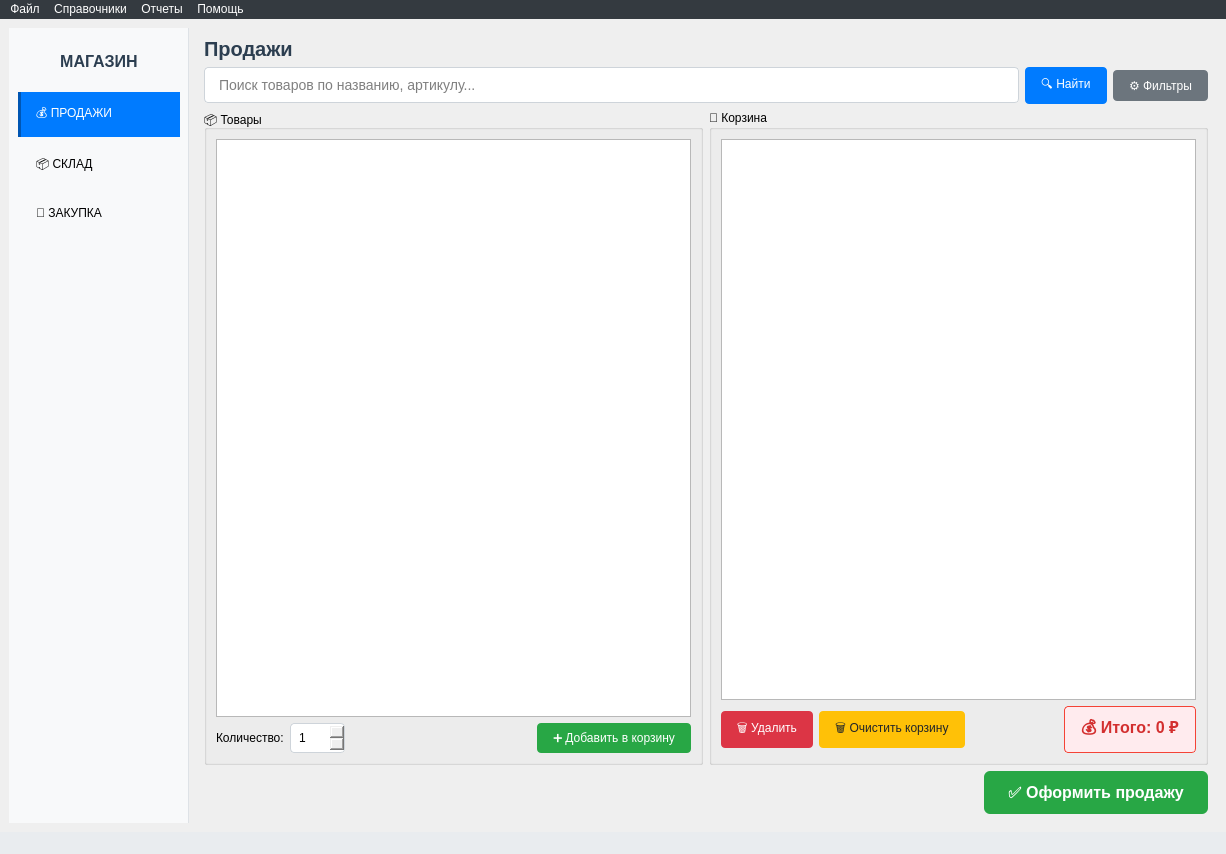
<?xml version="1.0" encoding="UTF-8"?>
<ui version="4.0">
 <class>MainWindow</class>
 <widget class="QMainWindow" name="MainWindow">
  <property name="geometry">
   <rect>
    <x>0</x>
    <y>0</y>
    <width>1226</width>
    <height>854</height>
   </rect>
  </property>
  <property name="windowTitle">
   <string>Магазин - Система продаж</string>
  </property>
  <widget class="QWidget" name="centralwidget">
   <layout class="QHBoxLayout" name="mainLayout">
    <item>
     <widget class="QWidget" name="navPanel" native="true">
      <property name="minimumSize">
       <size>
        <width>180</width>
        <height>0</height>
       </size>
      </property>
      <property name="maximumSize">
       <size>
        <width>200</width>
        <height>16777215</height>
       </size>
      </property>
      <property name="styleSheet">
       <string notr="true">QWidget#navPanel {
    background-color: #f8f9fa;
    border-right: 1px solid #dee2e6;
}</string>
      </property>
      <layout class="QVBoxLayout" name="navLayout">
       <item>
        <widget class="QLabel" name="appTitle">
         <property name="styleSheet">
          <string notr="true">font-size: 16px; font-weight: bold; color: #2c3e50; padding: 15px;</string>
         </property>
         <property name="text">
          <string>МАГАЗИН</string>
         </property>
         <property name="alignment">
          <set>Qt::AlignCenter</set>
         </property>
        </widget>
       </item>
       <item>
        <widget class="QPushButton" name="sales">
         <property name="styleSheet">
          <string notr="true">QPushButton {
    text-align: left;
    padding: 12px 15px;
    border: none;
    border-left: 3px solid transparent;
}
QPushButton:hover {
    background-color: #e9ecef;
}
QPushButton:checked {
    background-color: #007bff;
    color: white;
    border-left: 3px solid #0056b3;
}</string>
         </property>
         <property name="text">
          <string>💰 ПРОДАЖИ</string>
         </property>
         <property name="checkable">
          <bool>true</bool>
         </property>
         <property name="checked">
          <bool>true</bool>
         </property>
        </widget>
       </item>
       <item>
        <widget class="QPushButton" name="storage">
         <property name="styleSheet">
          <string notr="true">QPushButton {
    text-align: left;
    padding: 12px 15px;
    border: none;
    border-left: 3px solid transparent;
}
QPushButton:hover {
    background-color: #e9ecef;
}
QPushButton:checked {
    background-color: #007bff;
    color: white;
    border-left: 3px solid #0056b3;
}</string>
         </property>
         <property name="text">
          <string>📦 СКЛАД</string>
         </property>
         <property name="checkable">
          <bool>true</bool>
         </property>
        </widget>
       </item>
       <item>
        <widget class="QPushButton" name="purchase">
         <property name="styleSheet">
          <string notr="true">QPushButton {
    text-align: left;
    padding: 12px 15px;
    border: none;
    border-left: 3px solid transparent;
}
QPushButton:hover {
    background-color: #e9ecef;
}
QPushButton:checked {
    background-color: #007bff;
    color: white;
    border-left: 3px solid #0056b3;
}</string>
         </property>
         <property name="text">
          <string>🛒 ЗАКУПКА</string>
         </property>
         <property name="checkable">
          <bool>true</bool>
         </property>
        </widget>
       </item>
       <item>
        <spacer name="navSpacer">
         <property name="orientation">
          <enum>Qt::Vertical</enum>
         </property>
         <property name="sizeHint" stdset="0">
          <size>
           <width>20</width>
           <height>40</height>
          </size>
         </property>
        </spacer>
       </item>
      </layout>
     </widget>
    </item>
    <item>
     <widget class="QWidget" name="contentPanel" native="true">
      <layout class="QVBoxLayout" name="contentLayout">
       <item>
        <layout class="QHBoxLayout" name="headerLayout">
         <item>
          <widget class="QLabel" name="sectionTitle">
           <property name="styleSheet">
            <string notr="true">font-size: 20px; font-weight: bold; color: #2c3e50;</string>
           </property>
           <property name="text">
            <string>Продажи</string>
           </property>
          </widget>
         </item>
        </layout>
       </item>
       <item>
        <layout class="QHBoxLayout" name="searchLayout">
         <item>
          <widget class="QLineEdit" name="searchInput">
           <property name="styleSheet">
            <string notr="true">QLineEdit {
    padding: 8px 12px;
    border: 1px solid #ced4da;
    border-radius: 4px;
    font-size: 14px;
}
QLineEdit:focus {
    border-color: #007bff;
}</string>
           </property>
           <property name="placeholderText">
            <string>Поиск товаров по названию, артикулу...</string>
           </property>
          </widget>
         </item>
         <item>
          <widget class="QPushButton" name="search_button">
           <property name="styleSheet">
            <string notr="true">QPushButton {
    padding: 8px 16px;
    background-color: #007bff;
    color: white;
    border: none;
    border-radius: 4px;
}
QPushButton:hover {
    background-color: #0056b3;
}</string>
           </property>
           <property name="text">
            <string>🔍 Найти</string>
           </property>
          </widget>
         </item>
         <item>
          <widget class="QPushButton" name="filter">
           <property name="styleSheet">
            <string notr="true">QPushButton {
    padding: 8px 16px;
    background-color: #6c757d;
    color: white;
    border: none;
    border-radius: 4px;
}
QPushButton:hover {
    background-color: #545b62;
}</string>
           </property>
           <property name="text">
            <string>⚙️ Фильтры</string>
           </property>
          </widget>
         </item>
        </layout>
       </item>
       <item>
        <layout class="QHBoxLayout" name="mainContentLayout">
         <item>
          <widget class="QGroupBox" name="productsGroup">
           <property name="minimumSize">
            <size>
             <width>400</width>
             <height>0</height>
            </size>
           </property>
           <property name="title">
            <string>📦 Товары</string>
           </property>
           <layout class="QVBoxLayout" name="productsLayout">
            <item>
             <widget class="QTableView" name="productsTable">
              <property name="styleSheet">
               <string notr="true">QTableView {
    alternate-background-color: #f8f9fa;
    gridline-color: #dee2e6;
    selection-background-color: #007bff;
}
QTableView::item {
    padding: 8px;
    border-bottom: 1px solid #dee2e6;
}
QHeaderView::section {
    background-color: #e9ecef;
    padding: 8px;
    border: none;
    border-right: 1px solid #dee2e6;
    font-weight: bold;
}</string>
              </property>
              <property name="alternatingRowColors">
               <bool>true</bool>
              </property>
              <property name="selectionMode">
               <enum>QAbstractItemView::SingleSelection</enum>
              </property>
              <property name="selectionBehavior">
               <enum>QAbstractItemView::SelectRows</enum>
              </property>
              <property name="sortingEnabled">
               <bool>true</bool>
              </property>
             </widget>
            </item>
            <item>
             <layout class="QHBoxLayout" name="quantityLayout">
              <item>
               <widget class="QLabel" name="quantityLabel">
                <property name="text">
                 <string>Количество:</string>
                </property>
               </widget>
              </item>
              <item>
               <widget class="QSpinBox" name="quantitySpinBox">
                <property name="styleSheet">
                 <string notr="true">QSpinBox {
    padding: 6px;
    border: 1px solid #ced4da;
    border-radius: 4px;
}</string>
                </property>
                <property name="minimum">
                 <number>1</number>
                </property>
                <property name="maximum">
                 <number>999</number>
                </property>
                <property name="value">
                 <number>1</number>
                </property>
               </widget>
              </item>
              <item>
               <spacer name="quantitySpacer">
                <property name="orientation">
                 <enum>Qt::Horizontal</enum>
                </property>
                <property name="sizeHint" stdset="0">
                 <size>
                  <width>40</width>
                  <height>20</height>
                 </size>
                </property>
               </spacer>
              </item>
              <item>
               <widget class="QPushButton" name="addButton">
                <property name="styleSheet">
                 <string notr="true">QPushButton {
    padding: 8px 16px;
    background-color: #28a745;
    color: white;
    border: none;
    border-radius: 4px;
}
QPushButton:hover {
    background-color: #218838;
}</string>
                </property>
                <property name="text">
                 <string>➕ Добавить в корзину</string>
                </property>
               </widget>
              </item>
             </layout>
            </item>
           </layout>
          </widget>
         </item>
         <item>
          <widget class="QGroupBox" name="cartGroup">
           <property name="minimumSize">
            <size>
             <width>400</width>
             <height>0</height>
            </size>
           </property>
           <property name="title">
            <string>🛒 Корзина</string>
           </property>
           <layout class="QVBoxLayout" name="cartLayout">
            <item>
             <widget class="QTableView" name="cartTable">
              <property name="styleSheet">
               <string notr="true">QTableView {
    alternate-background-color: #f8f9fa;
    gridline-color: #dee2e6;
    selection-background-color: #17a2b8;
}
QTableView::item {
    padding: 8px;
    border-bottom: 1px solid #dee2e6;
}
QHeaderView::section {
    background-color: #e9ecef;
    padding: 8px;
    border: none;
    border-right: 1px solid #dee2e6;
    font-weight: bold;
}</string>
              </property>
              <property name="alternatingRowColors">
               <bool>true</bool>
              </property>
              <property name="selectionBehavior">
               <enum>QAbstractItemView::SelectRows</enum>
              </property>
              <property name="sortingEnabled">
               <bool>true</bool>
              </property>
             </widget>
            </item>
            <item>
             <layout class="QHBoxLayout" name="cartActionsLayout">
              <item>
               <widget class="QPushButton" name="removeButton">
                <property name="styleSheet">
                 <string notr="true">QPushButton {
    padding: 8px 16px;
    background-color: #dc3545;
    color: white;
    border: none;
    border-radius: 4px;
}
QPushButton:hover {
    background-color: #c82333;
}</string>
                </property>
                <property name="text">
                 <string>🗑️ Удалить</string>
                </property>
               </widget>
              </item>
              <item>
               <widget class="QPushButton" name="clearButton">
                <property name="styleSheet">
                 <string notr="true">QPushButton {
    padding: 8px 16px;
    background-color: #ffc107;
    color: #212529;
    border: none;
    border-radius: 4px;
}
QPushButton:hover {
    background-color: #e0a800;
}</string>
                </property>
                <property name="text">
                 <string>🗑️ Очистить корзину</string>
                </property>
               </widget>
              </item>
              <item>
               <spacer name="cartSpacer">
                <property name="orientation">
                 <enum>Qt::Horizontal</enum>
                </property>
                <property name="sizeHint" stdset="0">
                 <size>
                  <width>40</width>
                  <height>20</height>
                 </size>
                </property>
               </spacer>
              </item>
              <item>
               <widget class="QLabel" name="totalLabel">
                <property name="styleSheet">
                 <string notr="true">font-size: 16px; font-weight: bold; color: #d32f2f;
    background-color: #ffebee; padding: 8px 16px;
    border-radius: 4px; border: 1px solid #f44336;</string>
                </property>
                <property name="text">
                 <string>💰 Итого: 0 ₽</string>
                </property>
                <property name="alignment">
                 <set>Qt::AlignCenter</set>
                </property>
               </widget>
              </item>
             </layout>
            </item>
           </layout>
          </widget>
         </item>
        </layout>
       </item>
       <item>
        <layout class="QHBoxLayout" name="footerLayout">
         <item>
          <spacer name="footerSpacer">
           <property name="orientation">
            <enum>Qt::Horizontal</enum>
           </property>
           <property name="sizeHint" stdset="0">
            <size>
             <width>40</width>
             <height>20</height>
            </size>
           </property>
          </spacer>
         </item>
         <item>
          <widget class="QPushButton" name="createSaleButton">
           <property name="styleSheet">
            <string notr="true">QPushButton {
    padding: 12px 24px;
    background-color: #28a745;
    color: white;
    border: none;
    border-radius: 6px;
    font-size: 16px;
    font-weight: bold;
}
QPushButton:hover {
    background-color: #218838;
}</string>
           </property>
           <property name="text">
            <string>✅ Оформить продажу</string>
           </property>
          </widget>
         </item>
        </layout>
       </item>
      </layout>
     </widget>
    </item>
   </layout>
  </widget>
  <widget class="QMenuBar" name="menubar">
   <property name="geometry">
    <rect>
     <x>0</x>
     <y>0</y>
     <width>1226</width>
     <height>26</height>
    </rect>
   </property>
   <property name="styleSheet">
    <string notr="true">background-color: #343a40; color: white;</string>
   </property>
   <widget class="QMenu" name="menu">
    <property name="title">
     <string>Файл</string>
    </property>
   </widget>
   <widget class="QMenu" name="menu_2">
    <property name="title">
     <string>Справочники</string>
    </property>
   </widget>
   <widget class="QMenu" name="menu_3">
    <property name="title">
     <string>Отчеты</string>
    </property>
   </widget>
   <widget class="QMenu" name="menu_4">
    <property name="title">
     <string>Помощь</string>
    </property>
   </widget>
   <addaction name="menu"/>
   <addaction name="menu_2"/>
   <addaction name="menu_3"/>
   <addaction name="menu_4"/>
  </widget>
  <widget class="QStatusBar" name="statusbar">
   <property name="styleSheet">
    <string notr="true">background-color: #e9ecef; color: #6c757d;</string>
   </property>
  </widget>
 </widget>
 <resources/>
 <connections/>
</ui>
